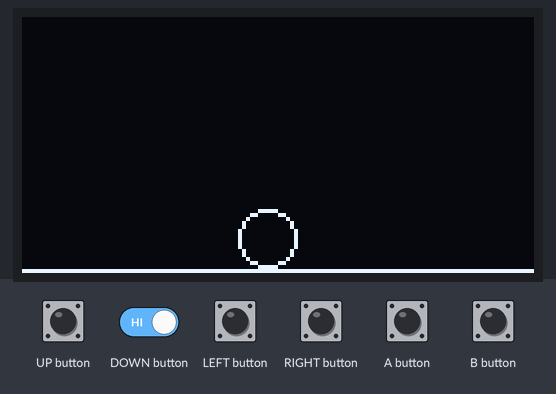
This sketch was run on a simulated Arduboy, built with avr-gcc and run on an emulated ATmega32U4. Parts: 128×64 one-colour display. Inputs (shaded band) come from the test bench.

Above: at 1.2 s.
1.3 s: UP button pressed for 0.15 s
At 1.49 s:
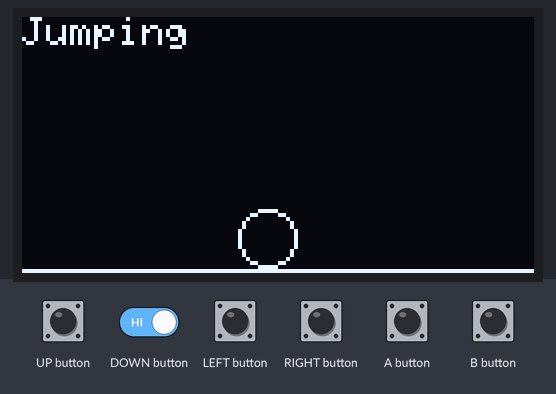
2.0 s: UP button pressed for 1 s
At 3.51 s:
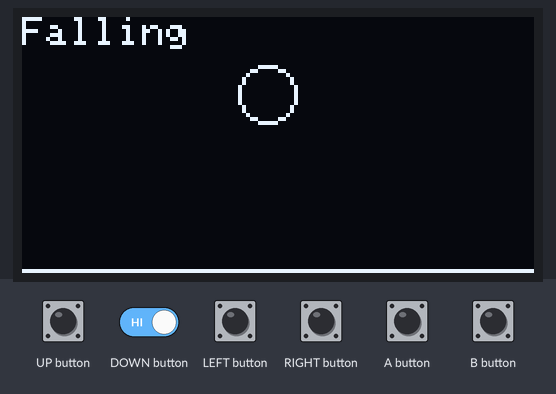
3.6 s: UP button driven LOW and DOWN button driven LOW
At 5.64 s:
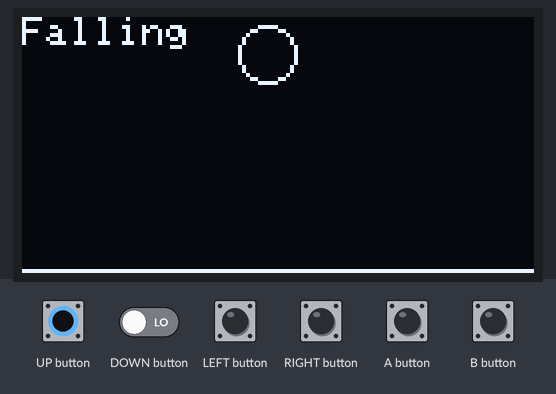
6.6 s: UP button set HIGH
At 7.7 s:
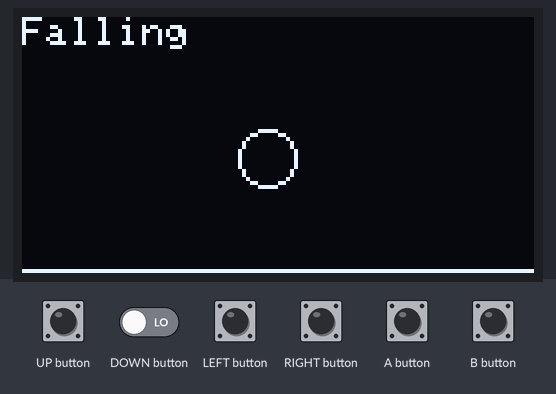
8.3 s: UP button set LOW
At 8.81 s:
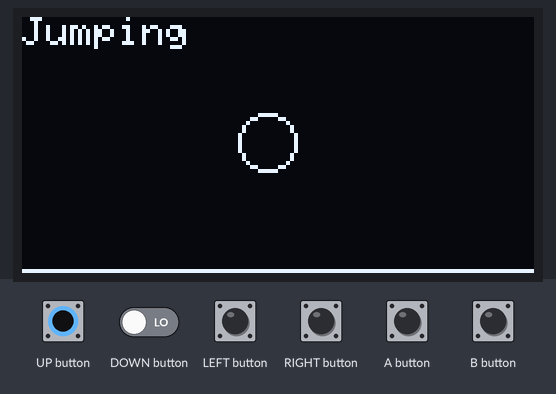
Timing chart, 0 to 11.3 s (numbered marks = the images above; inputs shaded):
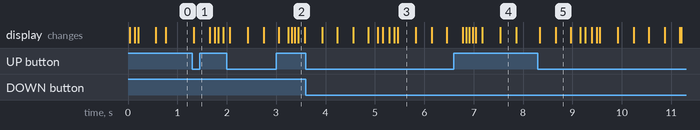

The sketch:

Jump_script.ino
```cpp
#include <Arduboy2.h>

Arduboy2 arduboy;

const int XTAM = 128; //El tamaño de la pantalla
const int YTAM = 64;
const int RADIO = 7;
const float GRAV = 0.1;

float x = XTAM/2 - RADIO/2;
float y = YTAM/2 - RADIO/2;
float dx = 0; //Velocidad (lo que se le suma a x por frame)
float dy = 0;

bool onGround = false;
bool onTop = false;

void setup() {
  arduboy.boot();
  arduboy.blank();
  arduboy.flashlight();
  arduboy.audio.begin();
  arduboy.setFrameRate(30);
}

void startJump(){
  if(onGround){
    dy = -3.14; //El primer impulso, el mejor es 3.14 para que no toque el techo
    onGround = false;
    y = YTAM - RADIO -2;
  }
}

void endJump(){
  if(dy < -0.1){
    dy -= -0.1;
  }
}

void update(){
  dy += GRAV;
  x += dx;
  y += dy;
  onTop = false;

  if(y > YTAM - RADIO -2){
    onGround = true;
    dy = 0.0;
    y = YTAM - RADIO -2;
  }
  if(y < RADIO){
    y = RADIO;
    onTop = true;
  }
}

void loop() {
  if (!arduboy.nextFrame())
    return;

  arduboy.clear();

  arduboy.drawFastHLine(0, 63, 128, WHITE);

  update();

  if(arduboy.pressed(UP_BUTTON)){
    startJump();

  }
  if(!arduboy.pressed(UP_BUTTON)){
    endJump();
  }

  arduboy.drawCircle(x, y, RADIO, WHITE);

  if(dy > 0){
    arduboy.setCursor(0, 0);
    arduboy.print("Falling");
  }else if(dy < 0 && !onGround){
    arduboy.setCursor(0, 0);
    arduboy.print("Jumping");
  }

  arduboy.display();
}
```

Measured:
- after the input at 1.3 s, the display: changes at once (image 1)
- after the input at 3.6 s, the display: first differs from a run without the input after 0.64 s (image 3 shows a later state)
- after the input at 8.3 s, the display: first changes at once (image 5 shows a later state)
